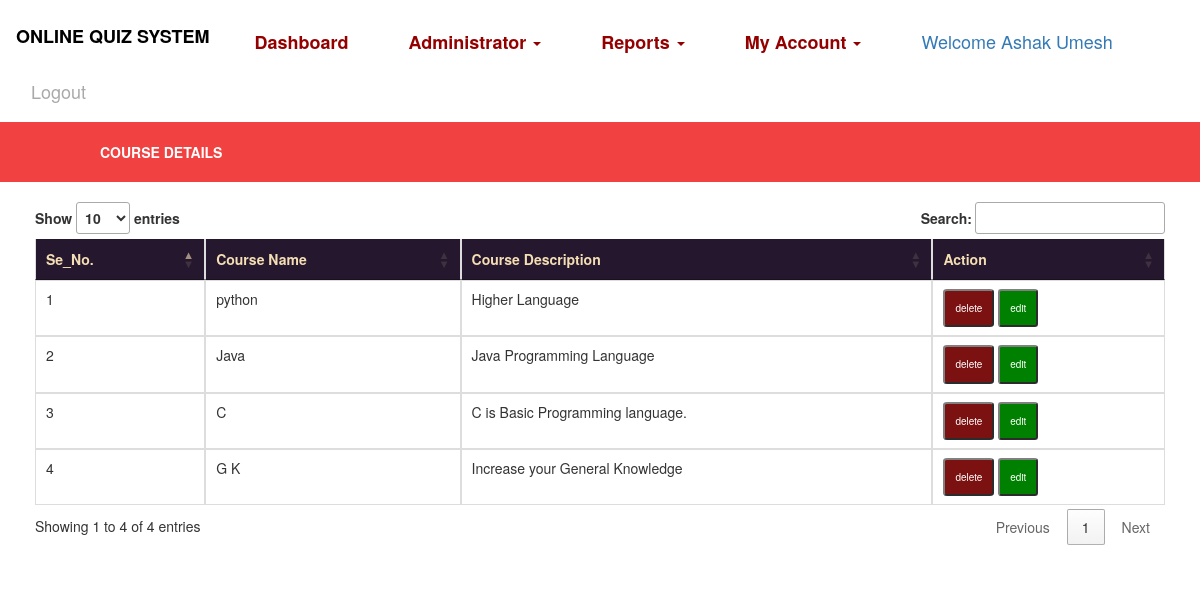
Screenshot of /coursereport/ (signed in) with the database file from the repository.
### Quiz/models.py (models this page shows, shortened)
class Course(models.Model):
    course_name = models.CharField(max_length=50, null=True)
    description = models.TextField(null=True)

### Quiz/views.py (the view)
# urls.py: path('coursereport/', CourseReport, name='coursereport'),
def CourseReport(request):
    if not request.user.is_authenticated:
        return redirect('tutorlogin')
    student1 = Course.objects.all()
    d = {'topicdetail': student1}
    return render(request,'coursereport.html',d)

### Quiz/templates/coursereport.html (shortened to what this page needs)
{% extends 'base2.html' %}
{% load static %}
{% block body %}
<div style="background-color:rgb(242, 65, 65);padding:20px">
        <table width="1000" align="center">
    <tr><th style="color:white"><b>COURSE DETAILS</b></th>
    </tr>
</table>
</div>
<div class="container" style="padding:20px;border:0px solid wheat">
<table class="table table-bordered" id="myTable" style="border:0px solid wheat">
  <thead style="background-color:rgb(37, 24, 46);color:wheat;border-color:wheat">
  <tr>
    <th>Se_No.</th>
    <th>Course Name</th>
       <th>Course Description</th>
    <th>Action</th>
  </tr>
  </thead>
   <tbody style="border-color:white">
    {% for i in topicdetail %}
  <tr>
    <td>{{forloop.counter}}</td>
    <td>{{i.course_name}}</td>
      <td>{{i.description}}</td>
    <td><a href="{% url 'deletecourse' i.id %}"><button class="button button1">delete</button></a>
      <a href="{% url 'editcourse' i.id %}"><button class="button3 button2">edit</button></a></td>
  </tr>
    {% endfor %}
    </tbody>
</table>
</div>
{% endblock %}

### Quiz/templates/base2.html (shortened to what this page needs)
<!DOCTYPE html>
<html lang="en">
<head>
    {% load static %}
  <link rel="stylesheet" href="https://maxcdn.bootstrapcdn.com/bootstrap/3.4.0/css/bootstrap.min.css">
  <link rel = stylesheet href = "//cdn.datatables.net/1.10.19/css/jquery.dataTables.min.css">
</head>
<body>
<nav class="navbar navbar-expand-sm bg-info navbar-dark" style="background-color:white">
    <ul class="nav navbar-nav">
      <li class="navbar-brand" style="color:rgb(0, 0, 0)"><h4><b>ONLINE QUIZ SYSTEM</b></h4></li>
            <li class="navbar-brand"><a href="{% url 'userdashboard' %}" style="color:rgb(148, 0, 0)"><b>Dashboard</b></a></li>
      <li class="navbar-brand"><a class="dropdown-toggle" data-toggle="dropdown" href="#" style="color:rgb(148, 0, 0);bottom-padding:18px"><b>Administrator</b>  <span class="caret"></span></a>
      </li>
      <li class="navbar-brand"><a class="dropdown-toggle" data-toggle="dropdown" href="#" style="color:rgb(148, 0, 0);bottom-padding:18px"><b>Reports</b>  <span class="caret"></span></a>
      </li>
      <li class="navbar-brand"><a class="dropdown-toggle" data-toggle="dropdown" href="#" style="color:rgb(148, 0, 0);bottom-padding:18px"><b>My Account</b>  <span class="caret"></span></a>
      </li>
        <li class="navbar-brand"> <a href="#" style="color:rgb(148, 0, 0) margin-top:25px">Welcome {{request.user.first_name}} {{request.user.last_name}}</a></li>
        <li class="navbar-brand"><a href="{% url 'logout' %}" style="color:darkgrey">Logout</a></li>
    </ul>
</nav>
{% block body %}
{% endblock %}
</body>
</html>

### Quiz/templates/coursereport.html (style rules this page uses)
.button { background-color: rgb(124, 17, 17); color: white; padding:10px; text-align: center; text-decoration: none; display: inline-block; font-size: 10px; cursor: pointer; }
.button3 { background-color: green; color: white; padding:10px; text-align: center; text-decoration: none; display: inline-block; font-size: 10px; cursor: pointer; }
.button1 { border-radius:8%; border-color:grey; }
.button2 { border-radius:8%; border-color:grey; }
#myTable { border-color:white; }

### rows the page displays
Course: course_name "python", description "Higher Language"
Course: course_name "Java", description "Java Programming Language"
Course: course_name "C", description "C is Basic Programming language."
Course: course_name "G K", description "Increase your General Knowledge"

### other values shown
{{ request.user.first_name }} "Ashak"
{{ request.user.last_name }} "Umesh"
